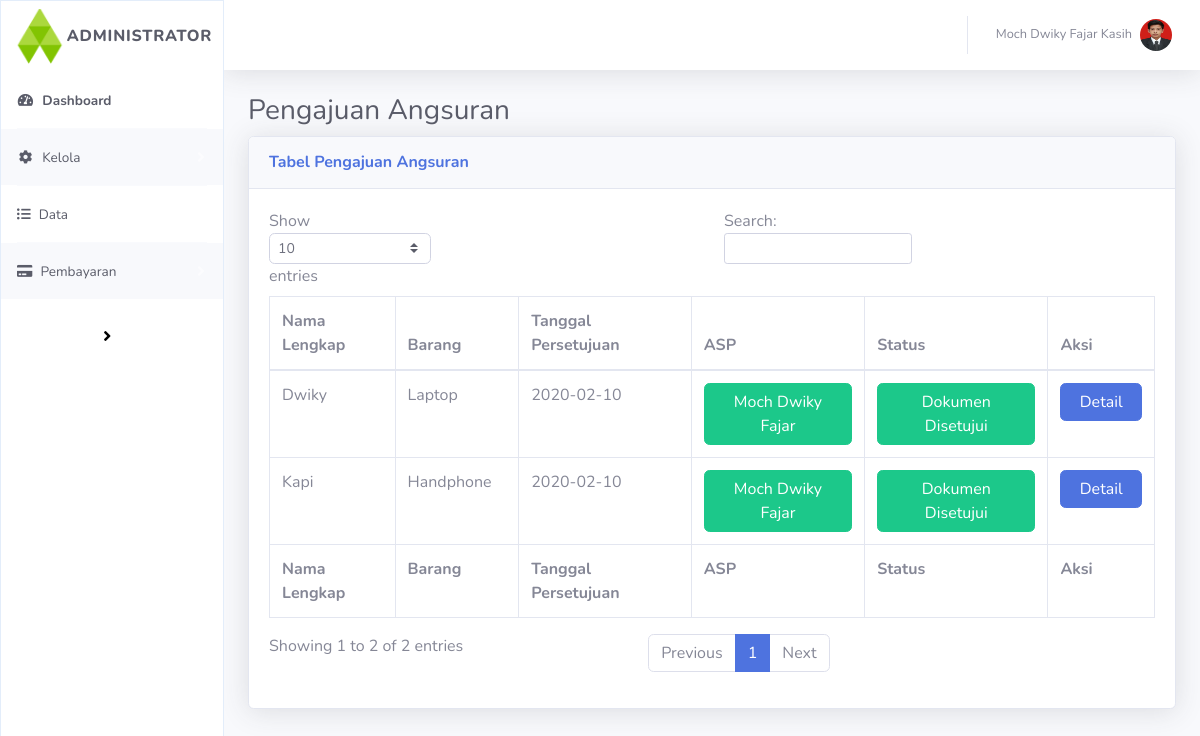
The app's page /index.php/kelola with its own data.
### tables this page shows
CREATE TABLE `pengajuan` (
  `id_pelanggan` int(11) NOT NULL,
  `status` tinyint(4) NOT NULL DEFAULT 0,
  `nama` varchar(128) NOT NULL,
  `barang` varchar(150) NOT NULL,
  `tgl_persetujuan` date NOT NULL,
  `hp` int(15) NOT NULL,
  `email` varchar(50) NOT NULL,
  `tgl_lahir` date NOT NULL,
  `whatsapp` int(20) NOT NULL,
  `harga` bigint(20) NOT NULL,
  `deskripsi` text NOT NULL,
  `link` varchar(255) NOT NULL,
  `jumlah_barang` int(100) NOT NULL,
  `dp` bigint(20) NOT NULL,
  `angsuran` bigint(20) NOT NULL,
  `margin` bigint(20) NOT NULL,
  `jangka_waktu` int(11) NOT NULL,
  `catatan_penjual` text NOT NULL,
  `kode_voucher` varchar(100) NOT NULL,
  `nilai_voucher` varchar(100) NOT NULL,
  `catatan_admin` text NOT NULL,
  `asp` varchar(255) NOT NULL DEFAULT '0',
  `status_trx` tinyint(4) NOT NULL,
  `akad` varchar(255) NOT NULL DEFAULT '0',
  `tgl_sekarang` date NOT NULL,
  `tgl_awal` date NOT NULL,
  `tgl_akhir` date NOT NULL,
  `catatan_akad` text NOT NULL,
  `tgl_akad` date NOT NULL,
  `file_akad` varchar(255) NOT NULL DEFAULT '0',
  `alamat` varchar(255) NOT NULL,
  `universitas` varchar(255) NOT NULL
);

### application/controllers/Kelola.php (called while the page is built, shortened)
<?php
class Kelola extends CI_Controller
{
    public function __construct()
    {
        $this->load->model("m_data");
        $this->load->library('form_validation');
    }
    public function index()
    {
        $data["pengajuan"] = $this->m_data->tampil_data();
        $this->load->view('templates/v_header');
        $this->load->view('templates/v_sidebar');
        $this->load->view('templates/v_navbar');
        $this->load->view('kelola/v_kelola_pengajuan', $data);
    }
}

### index.php (called while the page is built, shortened)
<?php
require_once BASEPATH.'core/CodeIgniter.php';

### application/models/m_data.php (called while the page is built, shortened)
<?php defined('BASEPATH') OR exit('No direct script access allowed');
class M_data extends CI_Model
{
    function tampil_data()
    {
        $this->db->order_by("id_pelanggan", "desc");
        return $this->db->get('pengajuan')->result_array();
    }
}

### application/views/kelola/v_kelola_pengajuan.php (the view, shortened to what this page needs)
      <div class="container-fluid">
        <h1 class="h3 mb-2 text-gray-800">Pengajuan Angsuran</h1>
        <div class="card shadow mb-4">
          <div class="card-header py-3">
            <h6 class="m-0 font-weight-bold text-primary">Tabel Pengajuan Angsuran</h6>
          </div>
          <div class="card-body">
            <div class="table-responsive">
              <table class="table table-bordered" id="dataTable" width="100%" cellspacing="0">
                <thead>
                  <tr>
                    <th>Nama Lengkap</th>
                    <th>Barang</th>
                    <th>Tanggal Persetujuan</th>
                    <th>ASP</th>
                    <th>Status</th>
                    <th>Aksi</th>
                  </tr>
                </thead>
                <tfoot>
                  <tr>
                    <th>Nama Lengkap</th>
                    <th>Barang</th>
                    <th>Tanggal Persetujuan</th>
                    <th>ASP</th>
                    <th>Status</th>
                    <th>Aksi</th>
                  </tr>
                </tfoot>
                <tbody>
                  <?php foreach ($pengajuan as $p): ?>
                    <?php $id = $p['id_pelanggan']; ?>
                    <?php $stat = $p['status']; ?>
                  <tr>
                    <td><?= $p['nama'] ?></td>
                    <td><?= $p['barang']; ?></td>
                    <td><?= $p['tgl_persetujuan']; ?></td>
                    <td>
                      <?php
                        $asp = $p['asp'];
                        if($asp == '0'){
                          echo "<button class='btn btn-danger btn-block'>ASP Belum Ditentukan</button>";
                        }else{
                          echo "<button class='btn btn-success btn-block'>".$asp."</button>";
                        }
                      ?>
                    </td>
                    <td>
                      <?php if($stat == '1'){
                        echo "<button class='btn btn-success btn-block'>Dokumen Disetujui</button>";
                      }elseif($stat == '2'){
                        echo "<button class='btn btn-danger btn-block'>Dokumen Ditolak</button>";
                      }else{
                        echo "<button class='btn btn-warning btn-block'>Menunggu Persetujuan</button>";
                      }
                      ?>
                    </td>
                    <td>
                      <?php
                      echo "<a href='/project-admin/detail?detail_id=$id'><button class='btn btn-primary btn-block'>Detail</button></a>
                      ";?>
                    </td>
                  <?php endforeach; ?>
                </tbody>
              </table>
            </div>
          </div>
        </div>
      </div>
    </div>
  </div>
</div>

### records on screen
pengajuan: nama "Kapi", barang "Handphone", tgl_persetujuan "2020-02-10", asp "Moch Dwiky Fajar", status "Dokumen Disetujui"
pengajuan: nama "Dwiky", barang "Laptop", tgl_persetujuan "2020-02-10", asp "Moch Dwiky Fajar", status "Dokumen Disetujui"
